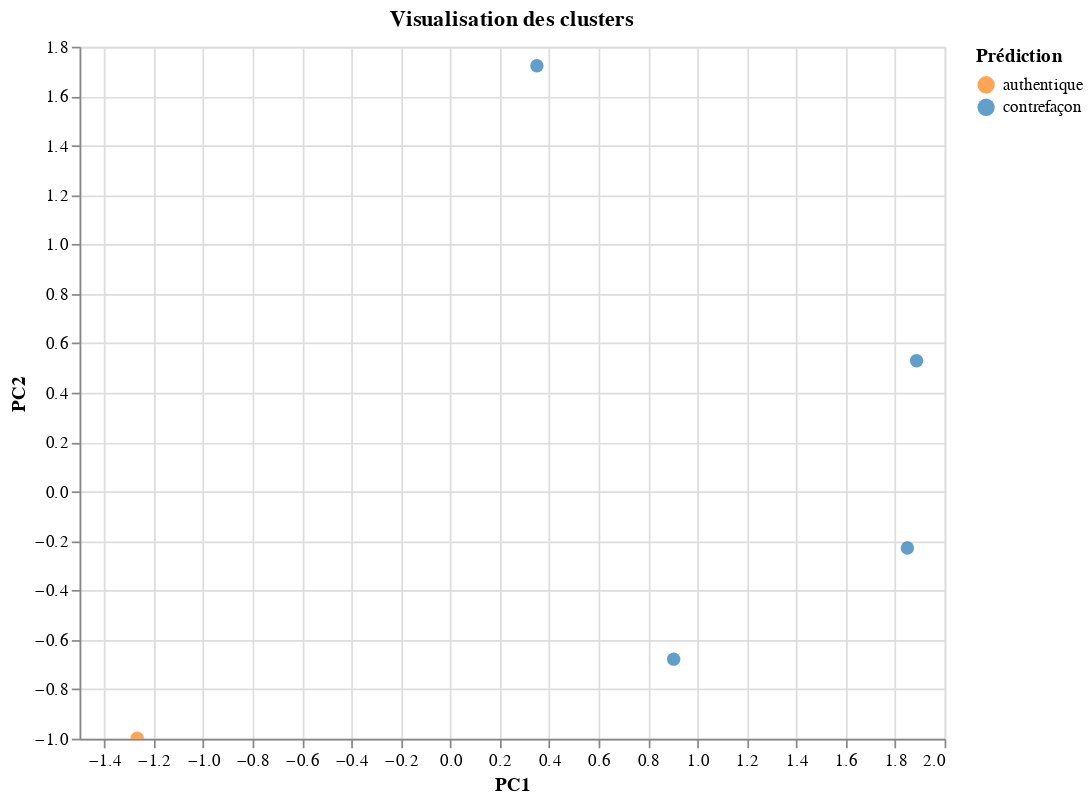
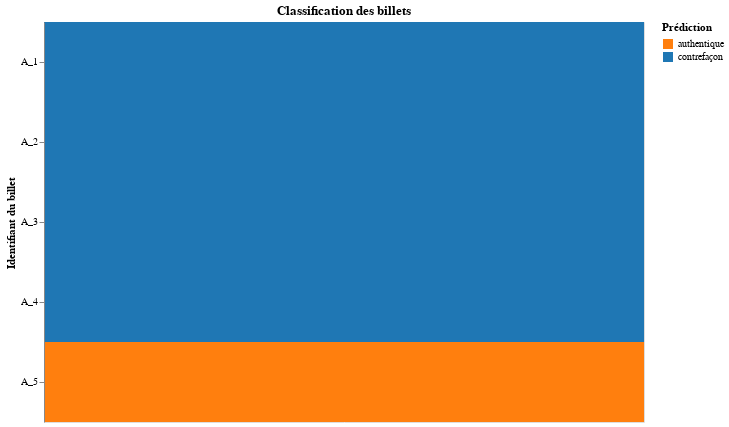

Here is the notebook cell these charts were saved with, in order:
### Code cell
# Utilisation du code de production

results = predict_and_visualize('billets_production.csv')

### Figure 1 — Vega-Lite specification as saved in the notebook (floating-point values rounded to 4 significant figures)
{"config": {"view": {"continuousWidth": 300, "continuousHeight": 300}}, "data": {"name": "data-4c95071def3388ab7442c791c2fcf7fd"}, "mark": {"type": "circle", "size": 60}, "encoding": {"color": {"field": "Prédiction", "scale": {"domain": ["authentique", "contrefaçon"], "range": ["#ff7f0e", "#1f77b4"]}, "type": "nominal"}, "tooltip": [{"field": "ID", "type": "nominal"}, {"field": "Prédiction", "type": "nominal"}], "x": {"field": "PC1", "type": "quantitative"}, "y": {"field": "PC2", "type": "quantitative"}}, "height": 400, "params": [{"name": "param_6", "select": {"type": "interval", "encodings": ["x", "y"]}, "bind": "scales"}], "title": "Visualisation des clusters", "width": 500, "$schema": "https://vega.github.io/schema/vega-lite/v5.20.1.json", "datasets": {"data-4c95071def3388ab7442c791c2fcf7fd": [{"PC1": 0.9038, "PC2": -0.6782, "ID": "A_1", "Prédiction": "contrefaçon"}, {"PC1": 1.849, "PC2": -0.2281, "ID": "A_2", "Prédiction": "contrefaçon"}, {"PC1": 1.887, "PC2": 0.5292, "ID": "A_3", "Prédiction": "contrefaçon"}, {"PC1": 0.3504, "PC2": 1.723, "ID": "A_4", "Prédiction": "contrefaçon"}, {"PC1": -1.267, "PC2": -0.9979, "ID": "A_5", "Prédiction": "authentique"}]}}

### Figure 2 — Vega-Lite specification as saved in the notebook (floating-point values rounded to 4 significant figures)
{"config": {"view": {"continuousWidth": 300, "continuousHeight": 300}}, "data": {"name": "data-b30e80f92556afe5877531edb0938773"}, "mark": {"type": "rect"}, "encoding": {"color": {"field": "Prédiction", "scale": {"domain": ["authentique", "contrefaçon"], "range": ["#ff7f0e", "#1f77b4"]}, "type": "nominal"}, "tooltip": [{"field": "ID", "type": "nominal"}, {"field": "Prédiction", "type": "nominal"}], "y": {"field": "ID", "sort": "ascending", "title": "Identifiant du billet", "type": "nominal"}}, "height": 400, "title": "Classification des billets", "width": 600, "$schema": "https://vega.github.io/schema/vega-lite/v5.20.1.json", "datasets": {"data-b30e80f92556afe5877531edb0938773": [{"ID": "A_1", "Prédiction": "contrefaçon"}, {"ID": "A_2", "Prédiction": "contrefaçon"}, {"ID": "A_3", "Prédiction": "contrefaçon"}, {"ID": "A_4", "Prédiction": "contrefaçon"}, {"ID": "A_5", "Prédiction": "authentique"}]}}
